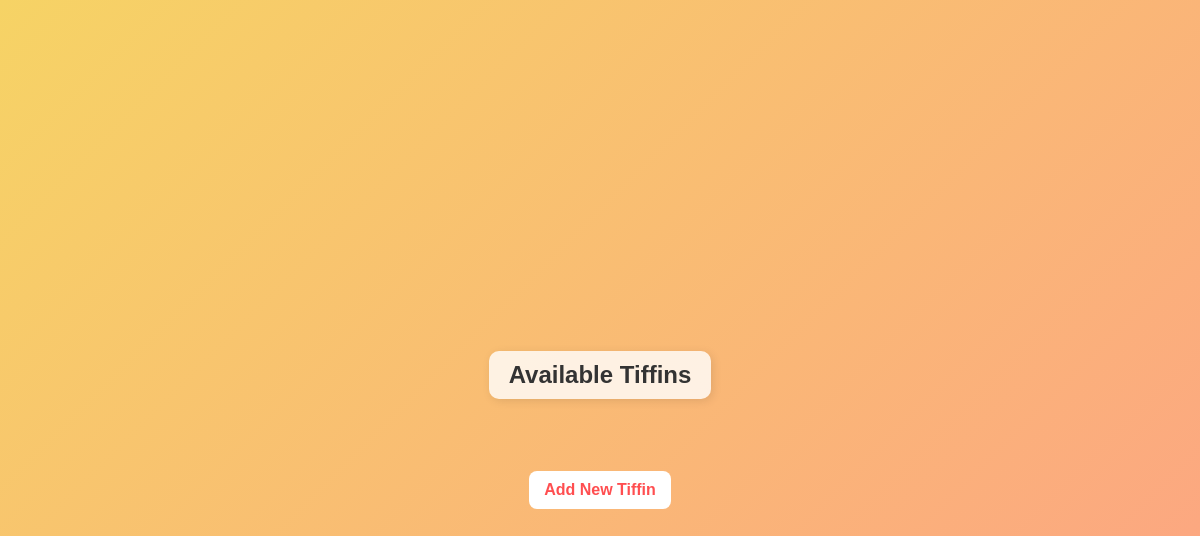
/tiffins/, run on an earlier commit of the app's database.
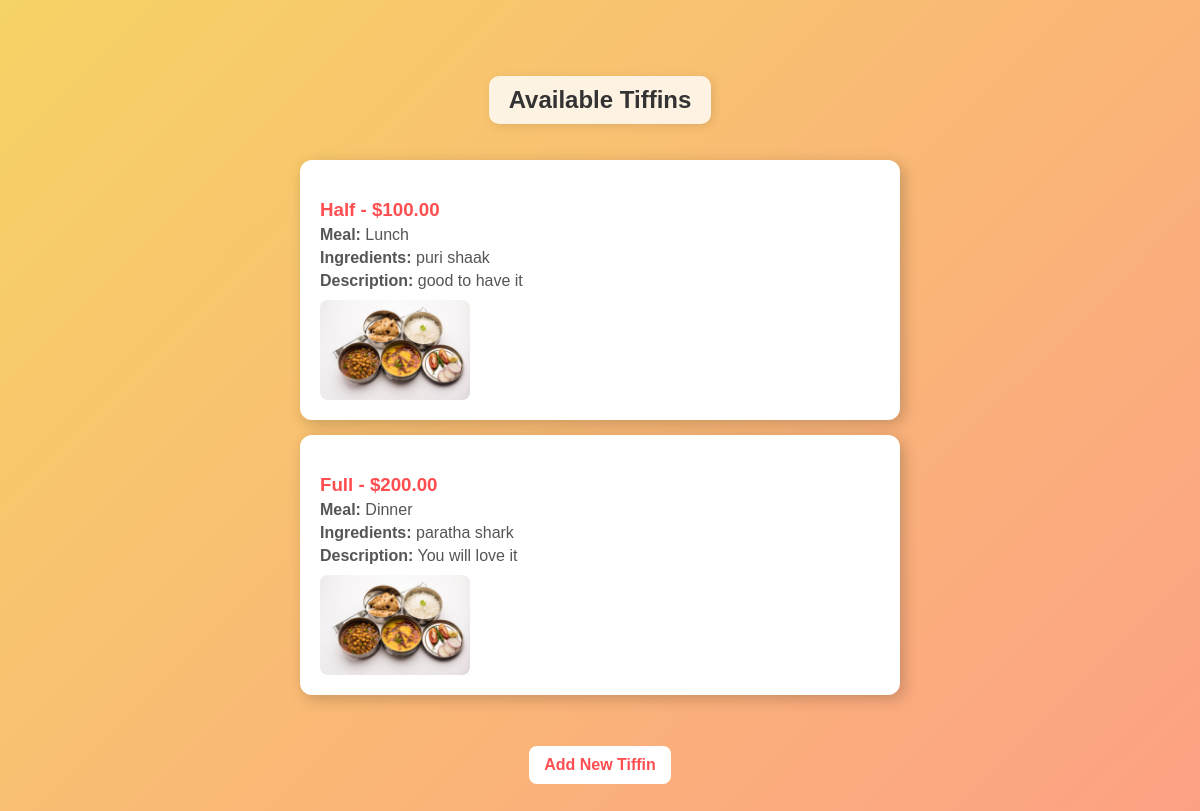
And on a later commit of the database.
### backend/models.py (models this page shows, shortened)
class Tiffin(models.Model):
    MEAL_CHOICES = [
        ('Breakfast', 'Breakfast'),
        ('Lunch', 'Lunch'),
        ('Dinner', 'Dinner'),
    ]
    name = models.CharField(max_length=100)
    price = models.DecimalField(max_digits=6, decimal_places=2)
    meal = models.CharField(max_length=20, choices=MEAL_CHOICES)
    image = models.ImageField(upload_to='tiffins/')
    ingredients = models.TextField()
    description = models.TextField()

### backend/views.py (the view)
# urls.py: path('tiffins/', views.tiffin_list, name='tiffin_list'),
def tiffin_list(request):
    tiffins = Tiffin.objects.all()
    return render(request, 'backend/tiffin_list.html', {'tiffins': tiffins})

### backend/templates/backend/tiffin_list.html (shortened to what this page needs)
<!DOCTYPE html>
<html lang="en">
<head>
</head>
<body>
    <h2>Available Tiffins</h2>
    <ul>
        {% for tiffin in tiffins %}
            <li>
                <h3>{{ tiffin.name }} - ${{ tiffin.price }}</h3>
                <p><strong>Meal:</strong> {{ tiffin.meal }}</p>
                <p><strong>Ingredients:</strong> {{ tiffin.ingredients }}</p>
                <p><strong>Description:</strong> {{ tiffin.description }}</p>
                {% if tiffin.image %}
                    <img src="{{ tiffin.image.url }}" alt="{{ tiffin.name }}">
                {% endif %}
            </li>
        {% endfor %}
    </ul>
    <a href="{% url 'add_tiffin' %}">Add New Tiffin</a>
</body>
</html>

### backend/templates/backend/tiffin_list.html (style rules this page uses)
body { font-family: 'Poppins', sans-serif; background: linear-gradient(135deg, #f6d365, #fda085); display: flex; flex-direction: column; align-items: center; justify-content: center; min-height: 100vh; margin: 0; padding: 20px; }
h2 { color: #333; background: rgba(255, 255, 255, 0.8); padding: 10px 20px; border-radius: 10px; box-shadow: 2px 2px 10px rgba(0, 0, 0, 0.1); text-align: center; }
ul { list-style: none; padding: 0; max-width: 600px; width: 100%; }
li { background: white; padding: 20px; border-radius: 12px; box-shadow: 4px 4px 15px rgba(0, 0, 0, 0.2); margin-bottom: 15px; transition: transform 0.3s ease, box-shadow 0.3s ease; }
h3 { color: #ff4e50; margin-bottom: 5px; }
p { margin: 5px 0; color: #555; }
img { display: block; width: 100%; max-width: 150px; border-radius: 8px; margin-top: 10px; }
a { display: inline-block; margin-top: 20px; text-decoration: none; font-weight: bold; color: #ff4e50; padding: 10px 15px; border-radius: 8px; background: white; transition: all 0.3s ease; }

What changed in the data, as far as the page shows it:
added Tiffin: name "Half", price "100.00", meal "Lunch", ingredients "puri shaak", description "good to have it", image (picture)
added Tiffin: name "Full", price "200.00", meal "Dinner", ingredients "paratha shark", description "You will love it", image (picture)
